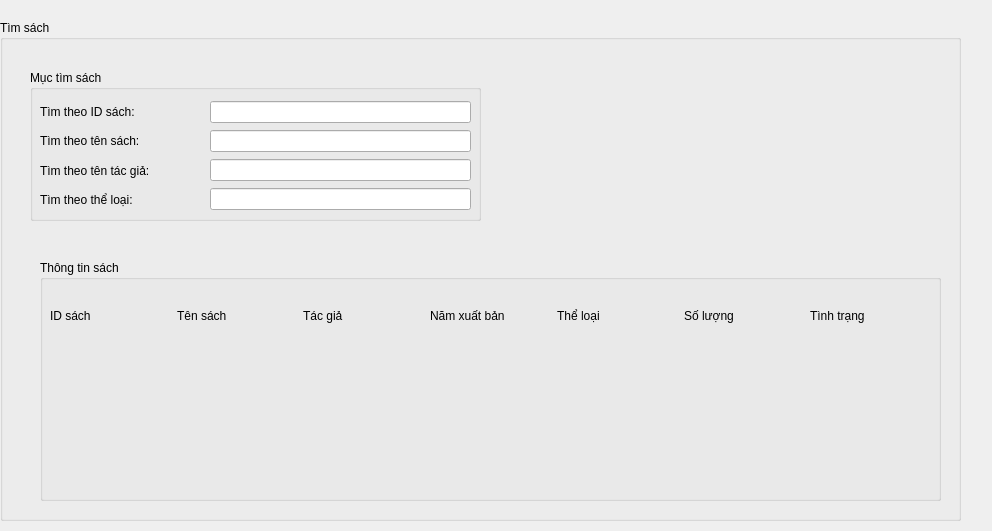
<?xml version="1.0" encoding="UTF-8"?>
<ui version="4.0">
 <class>timsach</class>
 <widget class="QDialog" name="timsach">
  <property name="geometry">
   <rect>
    <x>0</x>
    <y>0</y>
    <width>992</width>
    <height>531</height>
   </rect>
  </property>
  <property name="windowTitle">
   <string>Dialog</string>
  </property>
  <widget class="QGroupBox" name="groupBox">
   <property name="geometry">
    <rect>
     <x>0</x>
     <y>20</y>
     <width>961</width>
     <height>501</height>
    </rect>
   </property>
   <property name="title">
    <string>Tìm sách</string>
   </property>
   <widget class="QLabel" name="label_6">
    <property name="geometry">
     <rect>
      <x>40</x>
      <y>60</y>
      <width>55</width>
      <height>16</height>
     </rect>
    </property>
    <property name="text">
     <string/>
    </property>
   </widget>
   <widget class="QGroupBox" name="groupBox_2">
    <property name="geometry">
     <rect>
      <x>30</x>
      <y>50</y>
      <width>451</width>
      <height>151</height>
     </rect>
    </property>
    <property name="title">
     <string>Mục tìm sách</string>
    </property>
    <widget class="QWidget" name="verticalLayoutWidget">
     <property name="geometry">
      <rect>
       <x>10</x>
       <y>30</y>
       <width>141</width>
       <height>111</height>
      </rect>
     </property>
     <layout class="QVBoxLayout" name="verticalLayout">
      <item>
       <widget class="QLabel" name="label_10">
        <property name="text">
         <string>Tìm theo ID sách:</string>
        </property>
       </widget>
      </item>
      <item>
       <widget class="QLabel" name="label_9">
        <property name="text">
         <string>Tìm theo tên sách:</string>
        </property>
       </widget>
      </item>
      <item>
       <widget class="QLabel" name="label_11">
        <property name="text">
         <string>Tìm theo tên tác giả:</string>
        </property>
       </widget>
      </item>
      <item>
       <widget class="QLabel" name="label_12">
        <property name="text">
         <string>Tìm theo thể loại:</string>
        </property>
       </widget>
      </item>
     </layout>
    </widget>
    <widget class="QWidget" name="verticalLayoutWidget_2">
     <property name="geometry">
      <rect>
       <x>180</x>
       <y>30</y>
       <width>261</width>
       <height>111</height>
      </rect>
     </property>
     <layout class="QVBoxLayout" name="verticalLayout_2">
      <item>
       <widget class="QLineEdit" name="lineEdit_2"/>
      </item>
      <item>
       <widget class="QLineEdit" name="lineEdit_3"/>
      </item>
      <item>
       <widget class="QLineEdit" name="lineEdit_4"/>
      </item>
      <item>
       <widget class="QLineEdit" name="lineEdit"/>
      </item>
     </layout>
    </widget>
   </widget>
   <widget class="QGroupBox" name="groupBox_3">
    <property name="geometry">
     <rect>
      <x>40</x>
      <y>240</y>
      <width>901</width>
      <height>241</height>
     </rect>
    </property>
    <property name="title">
     <string>Thông tin sách</string>
    </property>
    <widget class="QWidget" name="horizontalLayoutWidget">
     <property name="geometry">
      <rect>
       <x>10</x>
       <y>30</y>
       <width>881</width>
       <height>51</height>
      </rect>
     </property>
     <layout class="QHBoxLayout" name="horizontalLayout">
      <item>
       <widget class="QLabel" name="label">
        <property name="text">
         <string>ID sách</string>
        </property>
       </widget>
      </item>
      <item>
       <widget class="QLabel" name="label_2">
        <property name="text">
         <string>Tên sách</string>
        </property>
       </widget>
      </item>
      <item>
       <widget class="QLabel" name="label_3">
        <property name="text">
         <string>Tác giả</string>
        </property>
       </widget>
      </item>
      <item>
       <widget class="QLabel" name="label_4">
        <property name="text">
         <string>Năm xuất bản</string>
        </property>
       </widget>
      </item>
      <item>
       <widget class="QLabel" name="label_8">
        <property name="text">
         <string>Thể loại</string>
        </property>
       </widget>
      </item>
      <item>
       <widget class="QLabel" name="label_5">
        <property name="text">
         <string>Số lượng</string>
        </property>
       </widget>
      </item>
      <item>
       <widget class="QLabel" name="label_7">
        <property name="text">
         <string>Tình trạng</string>
        </property>
       </widget>
      </item>
     </layout>
    </widget>
   </widget>
  </widget>
 </widget>
 <resources/>
 <connections/>
</ui>
